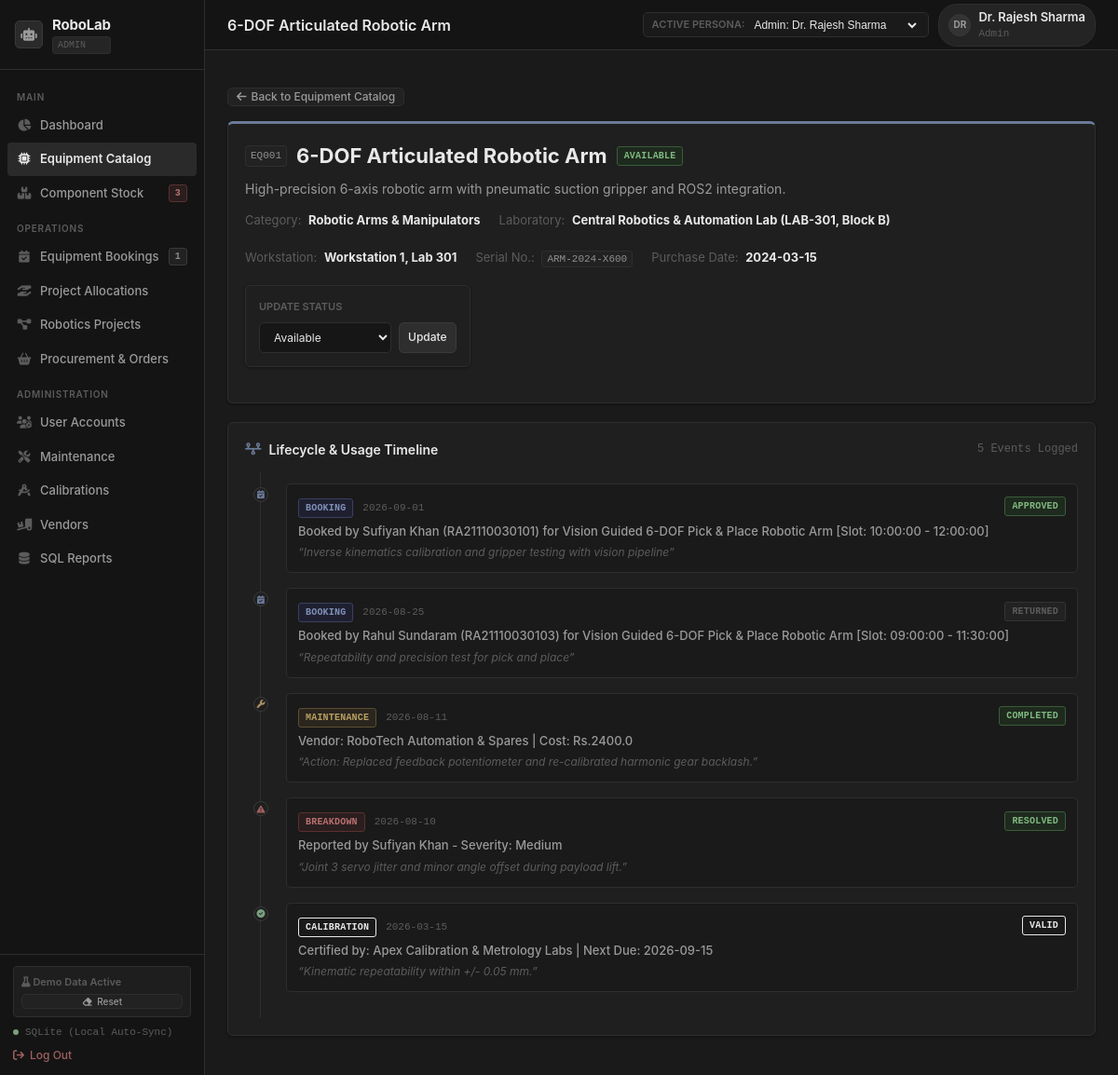
/equipment/EQ001, run on an earlier commit of the app's database.
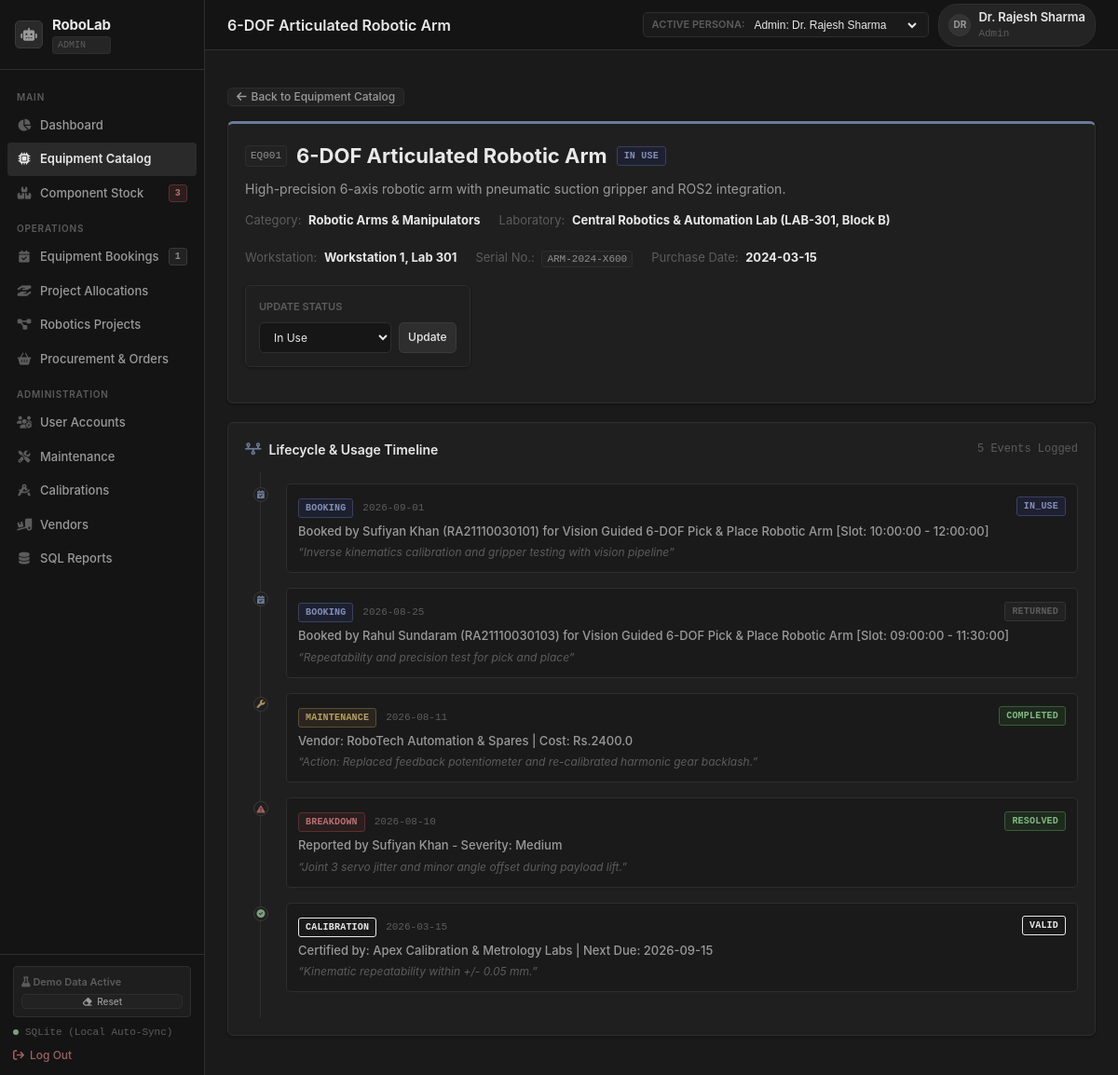
And on a later commit of the database.
### tables this page shows
CREATE TABLE EQUIPMENT (
    equipment_id TEXT PRIMARY KEY,
    equipment_name TEXT NOT NULL,
    category_id INTEGER NOT NULL,
    laboratory_id INTEGER NOT NULL,
    serial_number TEXT UNIQUE,
    purchase_date TEXT NOT NULL,
    warranty_end TEXT,
    status TEXT CHECK(status IN ('Available', 'In Use', 'Maintenance', 'Decommissioned')) DEFAULT 'Available',
    location TEXT NOT NULL,
    description TEXT,
    created_at DATETIME DEFAULT CURRENT_TIMESTAMP,
    FOREIGN KEY (category_id) REFERENCES EQUIPMENT_CATEGORIES(category_id),
    FOREIGN KEY (laboratory_id) REFERENCES LABORATORIES(lab_id)
);

CREATE TABLE BOOKINGS (
    booking_id INTEGER PRIMARY KEY AUTOINCREMENT,
    equipment_id TEXT NOT NULL,
    user_id INTEGER NOT NULL,
    project_id INTEGER,
    booking_date TEXT NOT NULL,
    start_time TEXT NOT NULL,
    end_time TEXT NOT NULL,
    purpose TEXT NOT NULL,
    status TEXT CHECK(status IN ('PENDING', 'APPROVED', 'REJECTED', 'IN_USE', 'RETURNED', 'CANCELLED')) DEFAULT 'PENDING',
    approved_by INTEGER,
    created_at DATETIME DEFAULT CURRENT_TIMESTAMP,
    FOREIGN KEY (equipment_id) REFERENCES EQUIPMENT(equipment_id),
    FOREIGN KEY (user_id) REFERENCES USERS(user_id),
    FOREIGN KEY (project_id) REFERENCES PROJECTS(project_id),
    FOREIGN KEY (approved_by) REFERENCES USERS(user_id)
);

### app.py (the view)
@app.route('/equipment/<equipment_id>')
@login_required
def equipment_detail(equipment_id):
    eq = query_db("""
        SELECT e.*, ec.category_name, l.lab_name, l.location_code
        FROM EQUIPMENT e
        JOIN EQUIPMENT_CATEGORIES ec ON e.category_id = ec.category_id
        JOIN LABORATORIES l ON e.laboratory_id = l.lab_id
        WHERE e.equipment_id = %s
    """, [equipment_id], one=True)
    if not eq:
        flash(f"Equipment '{equipment_id}' not found.", 'danger')
        return redirect(url_for('equipment_list'))
    bookings = query_db("""
        SELECT b.booking_date AS event_date, 'Booking' AS event_type, b.status AS event_status,
               CONCAT('Booked by ', u.full_name, ' (', u.roll_number, ') for ', COALESCE(p.project_name, 'General Research'), ' [Slot: ', b.start_time, ' - ', b.end_time, ']') AS details,
               b.purpose AS notes
        FROM BOOKINGS b
        JOIN USERS u ON b.user_id = u.user_id
        LEFT JOIN PROJECTS p ON b.project_id = p.project_id
        WHERE b.equipment_id = %s
    """, [equipment_id])
    breakdowns = query_db("""
        SELECT brk.reported_date AS event_date, 'Breakdown' AS event_type, brk.status AS event_status,
               CONCAT('Reported by ', u.full_name, ' - Severity: ', brk.severity) AS details,
               brk.problem_description AS notes
        FROM BREAKDOWNS brk
        JOIN USERS u ON brk.reported_by = u.user_id
        WHERE brk.equipment_id = %s
    """, [equipment_id])
    user = get_current_user()
    if user and user['role_name'] in ['Admin', 'Lab Technician']:
        maint_cost_expr = "CONCAT('Vendor: ', COALESCE(v.vendor_name, 'In-House'), ' | Cost: Rs.', m.cost)"
    else:
        maint_cost_expr = "CONCAT('Vendor: ', COALESCE(v.vendor_name, 'In-House'))"
    maintenance = query_db(f"""
        SELECT m.start_date AS event_date, 'Maintenance' AS event_type, m.status AS event_status,
               {maint_cost_expr} AS details,
               CONCAT('Action: ', COALESCE(m.action_taken, m.problem_description)) AS notes
        FROM MAINTENANCE_JOBS m
        LEFT JOIN VENDORS v ON m.vendor_id = v.vendor_id
        WHERE m.equipment_id = %s
    """, [equipment_id])
    calibrations = query_db("""
        SELECT cal.last_calibration_date AS event_date, 'Calibration' AS event_type, cal.status AS event_status,
               CONCAT('Certified by: ', cal.certified_by, ' | Next Due: ', cal.next_due_date) AS details,
               cal.remarks AS notes
        FROM CALIBRATIONS cal
        WHERE cal.equipment_id = %s
    """, [equipment_id])
    timeline = bookings + breakdowns + maintenance + calibrations
    timeline.sort(key=lambda x: str(x['event_date']), reverse=True)
    return render_template('equipment_detail.html', eq=eq, timeline=timeline)

### app.py (called while the page is built)
def get_current_user():
    user_id = session.get('user_id')
    if not user_id:
        return None
    user = query_db("""
        SELECT u.*, r.role_name
        FROM USERS u
        JOIN ROLES r ON u.role_id = r.role_id
        WHERE u.user_id = %s
    """, [user_id], one=True)
    return user

def login_required(f):
    @wraps(f)
    def decorated_function(*args, **kwargs):
        if 'user_id' not in session:
            first_user = query_db("SELECT u.user_id, r.role_name, u.full_name FROM USERS u JOIN ROLES r ON u.role_id = r.role_id ORDER BY u.user_id ASC LIMIT 1", one=True)
            if first_user:
                session['user_id'] = first_user['user_id']
                session['role_name'] = first_user['role_name']
                session['full_name'] = first_user['full_name']
            else:
                session['user_id'] = 1
                session['role_name'] = 'Admin'
        return f(*args, **kwargs)
    return decorated_function

### db.py (called while the page is built)
def is_using_sqlite():
    global _USING_SQLITE
    return _USING_SQLITE

### templates/equipment_detail.html (shortened to what the changed rows need)
{% extends "layout.html" %}
{% block page_title %}{{ eq.equipment_name }}{% endblock %}
{% block content %}
<div class="card-section" style="border-top: 3px solid var(--accent-cyan);">
    <div style="display: flex; justify-content: space-between; align-items: flex-start; flex-wrap: wrap; gap: 20px;">
        <div>
            <div style="display: flex; align-items: center; gap: 10px; margin-bottom: 8px; flex-wrap: wrap;">
                <span class="code-pill">{{ eq.equipment_id }}</span>
                <h2 style="font-size: 22px; font-weight: 700;">{{ eq.equipment_name }}</h2>
                <span class="badge badge-{{ eq.status.lower().replace(' ', '-') }}">{{ eq.status }}</span>
            </div>
            <p style="color: var(--text-secondary); max-width: 680px; margin-bottom: 14px;">{{ eq.description }}</p>
            <div style="display: flex; gap: 20px; flex-wrap: wrap; font-size: 13px;">
                <div><span style="color: var(--text-muted);">Category:</span>
                    <strong style="margin-left: 4px;">{{ eq.category_name }}</strong></div>
                <div><span style="color: var(--text-muted);">Laboratory:</span>
                    <strong style="margin-left: 4px;">{{ eq.lab_name }} ({{ eq.location_code }})</strong></div>
                <div><span style="color: var(--text-muted);">Workstation:</span>
                    <strong style="margin-left: 4px;">{{ eq.location }}</strong></div>
                <div><span style="color: var(--text-muted);">Serial No.:</span>
                    <span class="code-pill" style="margin-left: 4px;">{{ eq.serial_number or 'N/A' }}</span></div>
                <div><span style="color: var(--text-muted);">Purchase Date:</span>
                    <strong style="margin-left: 4px;">{{ eq.purchase_date }}</strong></div>
            </div>
        </div>
        <div class="card-section" style="min-width: 220px; padding: 14px;">
            <form method="POST" action="{{ url_for('equipment_update_status', equipment_id=eq.equipment_id) }}"
                  style="display: flex; gap: 8px;">
                <select name="status" class="form-select" style="font-size: 12px;">
                    <option value="Available"      {% if eq.status == 'Available'      %}selected{% endif %}>Available</option>
                    <option value="In Use"         {% if eq.status == 'In Use'         %}selected{% endif %}>In Use</option>
                </select>
                <button type="submit" class="btn btn-primary btn-sm">Update</button>
            </form>
        </div>
    </div>
</div>
<div class="card-section">
    <div class="timeline">
        {% for event in timeline %}
        <div class="timeline-item">
            <div class="timeline-dot">
                {% if event.event_type == 'Booking' %}
                    <i class="fa-solid fa-calendar-check" style="font-size: 9px; color: var(--accent-cyan);"></i>
                {% elif event.event_type == 'Breakdown' %}
                    <i class="fa-solid fa-triangle-exclamation" style="font-size: 9px; color: var(--accent-rose);"></i>
                {% elif event.event_type == 'Maintenance' %}
                    <i class="fa-solid fa-wrench" style="font-size: 9px; color: var(--accent-amber);"></i>
                {% else %}
                    <i class="fa-solid fa-circle-check" style="font-size: 9px; color: var(--accent-emerald);"></i>
                {% endif %}
            </div>
            <div class="timeline-content">
                <div class="timeline-header">
                    <div>
                        <span class="badge badge-{{ event.event_type.lower() }}" style="margin-right: 6px;">{{ event.event_type }}</span>
                        <span class="timeline-date">{{ event.event_date }}</span>
                    </div>
                    {% if event.event_status %}
                    <span class="badge badge-{{ event.event_status.lower().replace('_', '-').replace(' ', '-') }}">{{ event.event_status }}</span>
                    {% endif %}
                </div>
                <div class="timeline-body" style="font-weight: 500; margin-bottom: 4px;">
                    {{ event.details }}
                </div>
                {% if event.notes %}
                <div style="font-size: 12px; color: var(--text-muted); font-style: italic;">
                    &ldquo;{{ event.notes }}&rdquo;
                </div>
                {% endif %}
            </div>
        </div>
        {% else %}
        <div style="text-align: center; color: var(--text-muted); padding: 30px;">
            No historical logs recorded for this equipment yet.
        </div>
        {% endfor %}
    </div>
</div>
{% endblock %}

What changed in the data, as far as the page shows it:
changed EQUIPMENT "6-DOF Articulated Robotic Arm": status "AVAILABLE" → "IN USE"; status "Available" → "In Use"
changed BOOKINGS "Inverse kinematics calibration and gripper testing with vision pipeline": status "APPROVED" → "IN_USE" (drawn); event_status "APPROVED" → "IN_USE"
